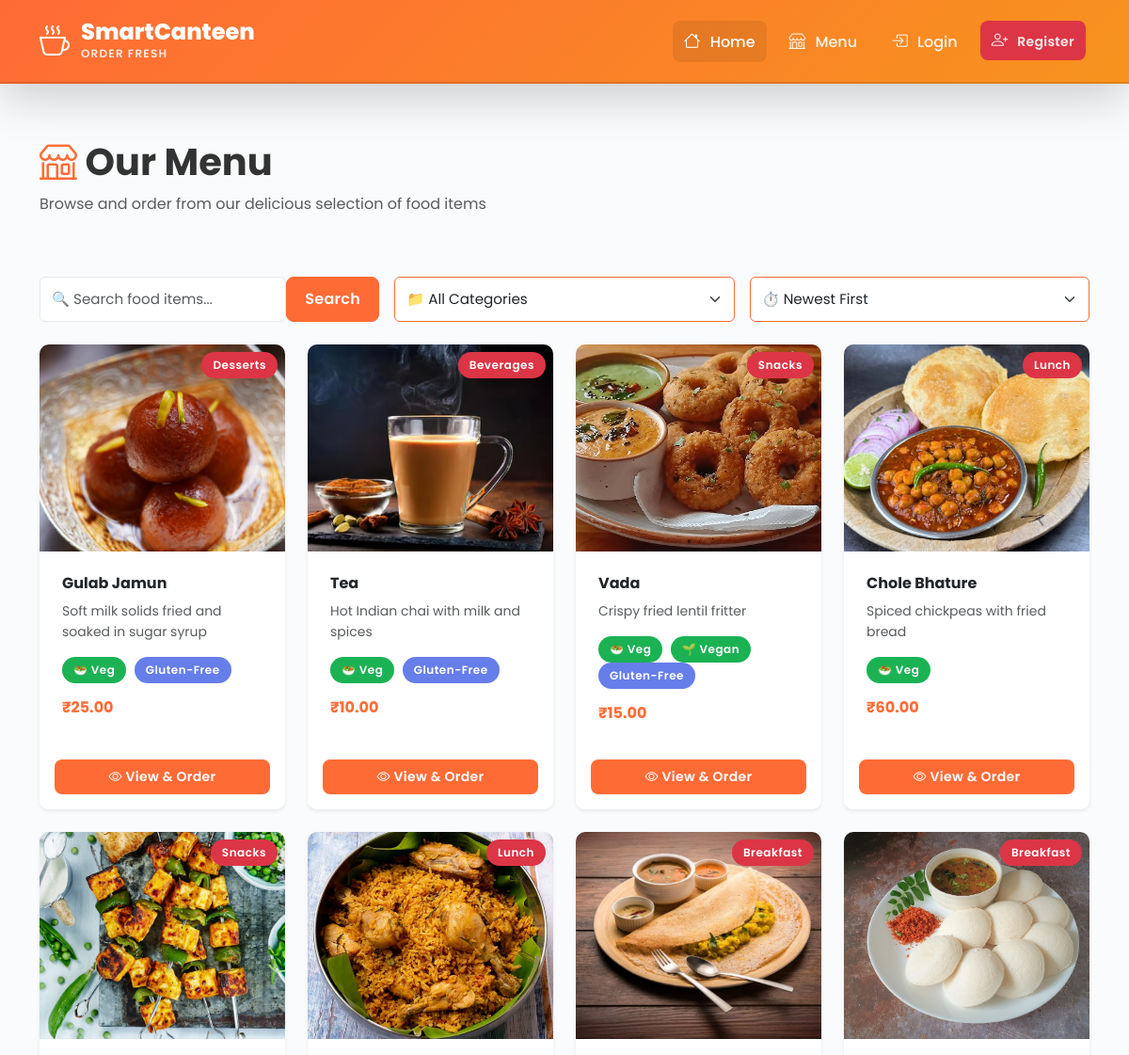
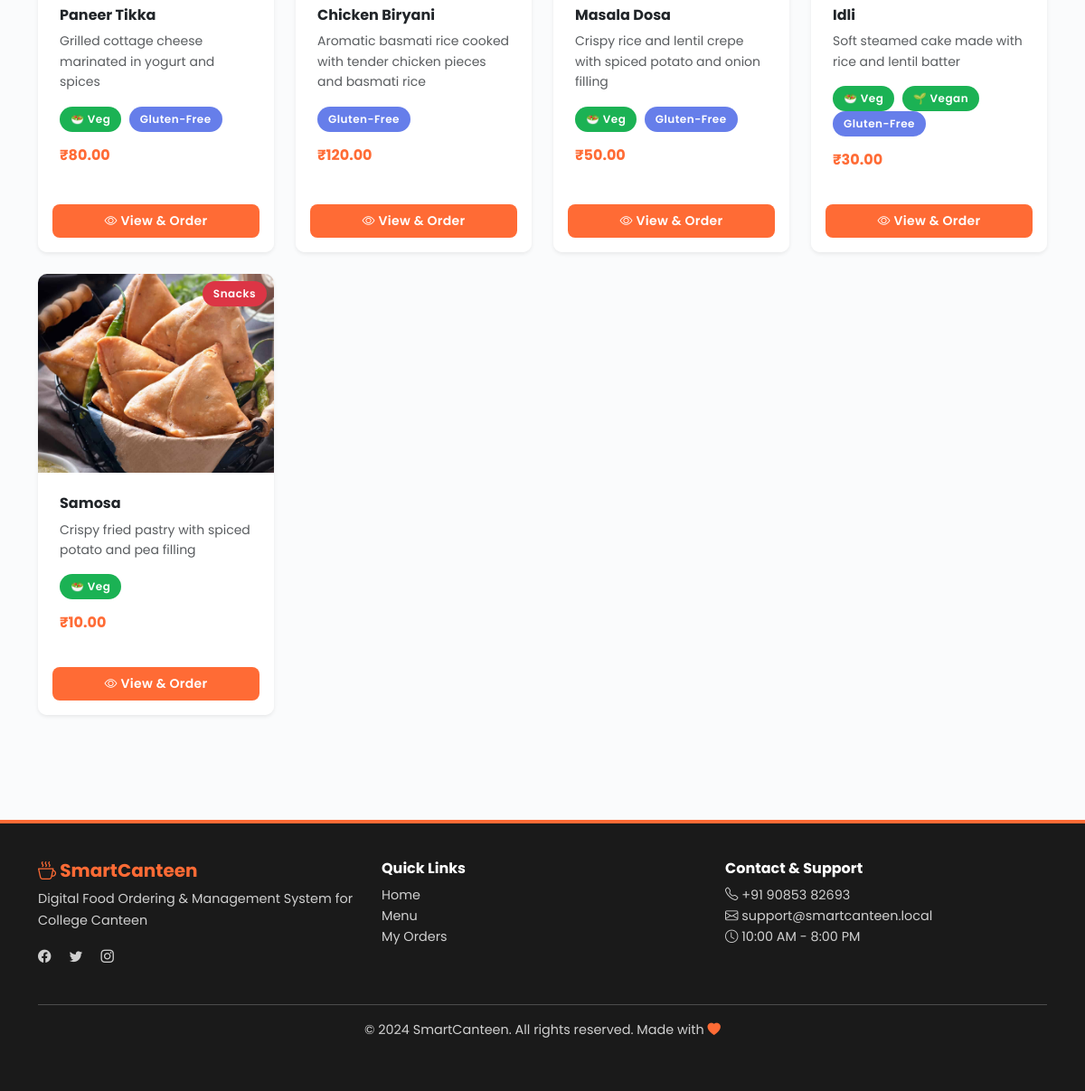
Screenshot of /food/ with the database file from the repository (2 pictures, top to bottom).
### canteen/models.py (models this page shows, shortened)
class FoodItem(models.Model):
    AVAILABILITY_CHOICES = [
        ('available', 'Available'),
        ('unavailable', 'Unavailable'),
        ('out_of_stock', 'Out of Stock'),
    ]
    name = models.CharField(max_length=200)
    slug = models.SlugField(max_length=220, unique=True, blank=True, null=True)
    description = models.TextField()
    category = models.ForeignKey(
        Category,
        on_delete=models.SET_NULL,
        null=True,
        related_name='food_items'
    )
    price = models.DecimalField(
        max_digits=8,
        decimal_places=2,
        validators=[MinValueValidator(Decimal('0.01'))]
    )
    image = models.ImageField(
        upload_to='food_items/',
        null=True,
        blank=True,
        help_text='Upload food image (recommended: 400x300px)'
    )
    availability_status = models.CharField(
        max_length=20,
        choices=AVAILABILITY_CHOICES,
        default='available'
    )
    quantity_available = models.IntegerField(
        default=0,
        validators=[MinValueValidator(0)]
    )
    calories = models.IntegerField(
        null=True,
        blank=True,
        help_text="Calories per serving"
    )
    ingredients = models.TextField(
        blank=True,
        null=True,
        help_text="Comma-separated ingredients"
    )
    is_vegetarian = models.BooleanField(default=False)
    is_vegan = models.BooleanField(default=False)
    is_gluten_free = models.BooleanField(default=False)
    created_by = models.ForeignKey(
        User,
        on_delete=models.SET_NULL,
        null=True,
        related_name='created_food_items'
    )
    created_at = models.DateTimeField(auto_now_add=True)
    updated_at = models.DateTimeField(auto_now=True)
    class Meta:
        db_table = 'food_item'
        verbose_name = 'Food Item'
        verbose_name_plural = 'Food Items'
        ordering = ['category', 'name']
        indexes = [
            models.Index(fields=['availability_status']),
            models.Index(fields=['price']),
            models.Index(fields=['category']),
        ]
    def is_available(self):
        return (
            self.availability_status == 'available' and
            self.quantity_available > 0
        )

class Category(models.Model):
    name = models.CharField(max_length=100, unique=True)
    description = models.TextField(blank=True, null=True)
    icon = models.CharField(max_length=50, blank=True, help_text="Bootstrap icon class")
    is_active = models.BooleanField(default=True)
    created_at = models.DateTimeField(auto_now_add=True)
    updated_at = models.DateTimeField(auto_now=True)
    class Meta:
        db_table = 'category'
        verbose_name = 'Category'
        verbose_name_plural = 'Categories'
        ordering = ['name']

### canteen/views.py (the view)
# urls.py: path('food/', views.food_list, name='food_list'),
def food_list(request):
    items = FoodItem.objects.filter(
        availability_status='available'
    ).select_related('category')
    search_query = request.GET.get('search', '')
    if search_query:
        items = items.filter(
            Q(name__icontains=search_query) |
            Q(description__icontains=search_query)
        )
    category_id = request.GET.get('category')
    if category_id:
        items = items.filter(category_id=category_id)
    sort_by = request.GET.get('sort', '-created_at')
    valid_sorts = ['name', '-name', 'price', '-price', '-created_at', 'created_at', 'rating', '-rating', 'average_rating', '-average_rating']
    if sort_by in valid_sorts:
        items = items.order_by(sort_by)
    else:
        items = items.order_by('-created_at')
    paginator = Paginator(items, 12)
    page_num = request.GET.get('page', 1)
    page_obj = paginator.get_page(page_num)
    context = {
        'page_obj': page_obj,
        'items': page_obj.object_list,
        'search_query': search_query,
        'categories': Category.objects.filter(is_active=True),
    }
    return render(request, 'canteen/food_list.html', context)

### canteen/context_processors.py (called while the page is built, shortened)
def cart_context(request):
    cart_count = 0
    cart_total = 0
    return {
        'cart_count': cart_count,
        'cart_total': cart_total,
    }

### canteen/templates/canteen/food_list.html (shortened to what this page needs)
{% extends 'canteen/base.html' %}
{% block content %}
<div class="container-lg py-5">
    <div class="row align-items-center mb-5">
        <div class="col-md-8">
            <h1 class="fw-bold mb-2"><i class="bi bi-shop" style="color: #FF6B35;"></i> Our Menu</h1>
            <p class="text-muted">Browse and order from our delicious selection of food items</p>
        </div>
    </div>
    <div class="row mb-4 g-3">
        <div class="col-md-4">
            <form method="GET" id="filterForm" class="d-flex">
                <input type="text" name="search" class="form-control" placeholder="🔍 Search food items..." value="{{ search_query }}">
                <button type="submit" class="btn" style="background: #FF6B35; color: white; border: 1px solid #FF6B35;">Search</button>
            </form>
        </div>
        <div class="col-md-4">
            <select class="form-select" id="categoryFilter" style="border-color: #FF6B35;">
                <option value="">📁 All Categories</option>
            </select>
        </div>
        <div class="col-md-4">
            <select class="form-select" id="sortFilter" style="border-color: #FF6B35;">
                <option value="-created_at" {% if request.GET.sort == "-created_at" or not request.GET.sort %}selected{% endif %}>⏱️ Newest First</option>
            </select>
        </div>
    </div>
    <div class="row g-4">
        {% for item in items %}
            <div class="col-md-6 col-lg-3">
                <div class="card border-0 shadow-sm h-100 food-card" style="overflow: hidden;">
                    <div style="position: relative; height: 220px; overflow: hidden; background: #f0f0f0;">
                        {% if item.image %}
                            <img src="{{ item.image.url }}" class="w-100 h-100" alt="{{ item.name }}" style="object-fit: cover;">
                        {% else %}
                            <div class="d-flex align-items-center justify-content-center h-100" style="background: linear-gradient(135deg, #f5f7fa 0%, #c3cfe2 100%);">
                                <i class="bi bi-image text-muted" style="font-size: 3rem;"></i>
                            </div>
                        {% endif %}
                        <span class="badge bg-danger position-absolute top-0 end-0 m-2">{{ item.category.name }}</span>
                    </div>
                    <div class="card-body">
                        <h6 class="card-title fw-bold mb-2">{{ item.name }}</h6>
                        <p class="card-text text-muted small mb-3">{{ item.description|truncatewords:15 }}</p>
                        <div class="mb-3">
                            {% if item.is_vegetarian %}<span class="badge bg-success me-1">🥗 Veg</span>{% endif %}
                            {% if item.is_vegan %}<span class="badge bg-success me-1">🌱 Vegan</span>{% endif %}
                            {% if item.is_gluten_free %}<span class="badge bg-info">Gluten-Free</span>{% endif %}
                        </div>
                        <div class="d-flex justify-content-between align-items-center">
                            <span class="h6 mb-0 fw-bold" style="color: #FF6B35;">₹{{ item.price }}</span>
                        </div>
                    </div>
                    <div class="card-footer bg-white border-0 p-3">
                        <a href="{% url 'canteen:food_detail' item.slug %}" class="btn btn-sm w-100" style="background: #FF6B35; color: white; border: none;">
                            <i class="bi bi-eye"></i> View & Order
                        </a>
                    </div>
                </div>
            </div>
        {% endfor %}
    </div>
</div>
{% endblock %}

### canteen/static/css/style.css (style rules this page uses)
:root { --primary-color: #FF6B35; --secondary-color: #F7931E; --success-color: #1BB254; --danger-color: #DC3545; --warning-color: #FFC107; --info-color: #667eea; --light-color: #FAFBFC; --dark-color: #1A1A1A; --border-color: #E8EAED; --shadow-sm: 0 2px 8px rgba(0, 0, 0, 0.08); --shadow-md: 0 4px 16px rgba(0, 0, 0, 0.1); --shadow-lg: 0 8px 24px rgba(0, 0, 0, 0.12); }
* { margin: 0; padding: 0; box-sizing: border-box; }
html { scroll-behavior: smooth; height: 100%; }
body { font-family: 'Poppins', 'Segoe UI', Tahoma, Geneva, Verdana, sans-serif; background-color: var(--light-color); color: #333; line-height: 1.6; min-height: 100vh; display: flex; flex-direction: column; }
.card { border: none; border-radius: 12px; box-shadow: var(--shadow-sm); transition: all 0.3s cubic-bezier(0.4, 0, 0.2, 1); overflow: hidden; }
.card-body { padding: 1.5rem; }
.card-footer { background-color: white; border-top: 1px solid var(--border-color); padding: 1rem; }
.btn { border-radius: 8px; font-weight: 600; transition: all 0.3s ease; letter-spacing: 0.3px; border: none; padding: 0.6rem 1.2rem; }
.btn-sm { padding: 0.5rem 0.8rem; font-size: 0.875rem; }
.form-control, .form-select { border: 2px solid var(--border-color); border-radius: 8px; padding: 0.75rem 1rem; font-size: 0.95rem; transition: all 0.3s ease; }
.badge { padding: 0.5rem 0.75rem; border-radius: 6px; font-weight: 600; font-size: 0.8rem; letter-spacing: 0.5px; }
.badge.bg-success { background-color: var(--success-color) !important; }
.badge.bg-danger { background-color: var(--danger-color) !important; }
.badge.bg-info { background-color: var(--info-color) !important; }
.food-card { cursor: pointer; transition: all 0.4s cubic-bezier(0.4, 0, 0.2, 1); }
.food-card img { transition: transform 0.4s ease; }
.shadow-sm { box-shadow: var(--shadow-sm); }
.form-control, .form-select { border-radius: 6px; border: 1px solid var(--border-color); padding: 0.75rem; transition: all 0.3s ease; }
.badge { padding: 0.5rem 0.75rem; border-radius: 20px; font-weight: 600; font-size: 0.75rem; }
.food-card { border: none; border-radius: 10px; overflow: hidden; transition: all 0.3s ease; }
.food-card img { height: 200px; object-fit: cover; transition: transform 0.3s ease; }
.text-muted { color: #6c757d; }

### canteen/templates/canteen/base.html (style rules this page uses)
* { font-family: 'Poppins', sans-serif; }

### canteen/templates/canteen/food_list.html (style rules this page uses)
.food-card { transition: all 0.3s ease-in-out; cursor: pointer; }

### rows the page displays
FoodItem: image (picture), category.name "Desserts", name "Gulab Jamun", description "Soft milk solids fried and soaked in sugar syrup", is_vegetarian "🥗 Veg", is_gluten_free "Gluten-Free", price "25.00"
FoodItem: image (picture), category.name "Beverages", name "Tea", description "Hot Indian chai with milk and spices", is_vegetarian "🥗 Veg", is_gluten_free "Gluten-Free", price "10.00"
FoodItem: image (picture), category.name "Snacks", name "Vada", description "Crispy fried lentil fritter", is_vegetarian "🥗 Veg", is_vegan "🌱 Vegan", is_gluten_free "Gluten-Free", price "15.00"
FoodItem: image (picture), category.name "Lunch", name "Chole Bhature", description "Spiced chickpeas with fried bread", is_vegetarian "🥗 Veg", price "60.00"
FoodItem: image (picture), category.name "Snacks", name "Paneer Tikka", description "Grilled cottage cheese marinated in yogurt and spices", is_vegetarian "🥗 Veg", is_gluten_free "Gluten-Free", price "80.00"
FoodItem: image (picture), category.name "Lunch", name "Chicken Biryani", description "Aromatic basmati rice cooked with tender chicken pieces and basmati rice", is_gluten_free "Gluten-Free", price "120.00"
FoodItem: image (picture), category.name "Breakfast", name "Masala Dosa", description "Crispy rice and lentil crepe with spiced potato and onion filling", is_vegetarian "🥗 Veg", is_gluten_free "Gluten-Free", price "50.00"
FoodItem: image (picture), category.name "Breakfast", name "Idli", description "Soft steamed cake made with rice and lentil batter", is_vegetarian "🥗 Veg", is_vegan "🌱 Vegan", is_gluten_free "Gluten-Free", price "30.00"
FoodItem: image (picture), category.name "Snacks", name "Samosa", description "Crispy fried pastry with spiced potato and pea filling", is_vegetarian "🥗 Veg", price "10.00"
